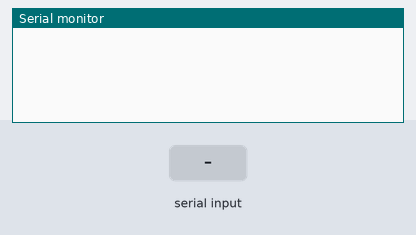
The sketch below on a simulated Arduino Uno, built with avr-gcc and run on an emulated ATmega328P. On the bench: the last lines printed to the serial monitor. The test bench sets the inputs (shaded band).

Above: at 1.2 s.
1.3 s: "a" received over the second serial link
At 1.8 s:
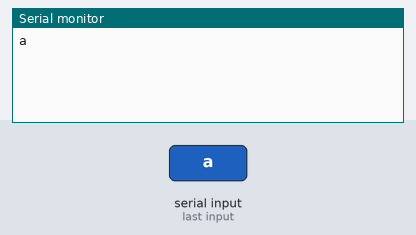
2.8 s: "1" received over the second serial link
At 4.1 s:
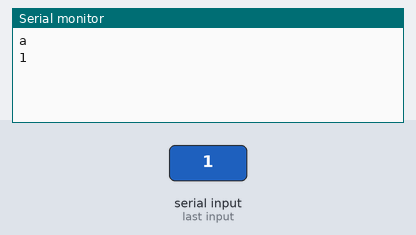

Measured:
- after the input at 1.3 s, the serial monitor: prints a new line at once (image 1)
- after the input at 2.8 s, the serial monitor: prints a new line at once (image 2)

The sketch:

alientoi.ino
```cpp
#include <SoftwareSerial.h>
char val;
SoftwareSerial BTSerial(10, 11); // RX | TX
String a=":my name is aakanksha,";
void setup()
{
  Serial.begin(9600);
  BTSerial.begin(9600);  // HC-05 default speed in AT command more
}

void loop()
{

  // Keep reading from HC-05 and send to Arduino Serial Monitor
//  if (BTSerial.available())
//   Serial.write(BTSerial.read());

//   Keep reading from Arduino Serial Monitor and send to HC-05
//  if (Serial.available())
    if (BTSerial.available())
    {
    val=BTSerial.read();
    Serial.println(val);
    if(val=='a')
    {
    BTSerial.print(a);
    delay(100);
    }
    }
    val='b';

}
```
